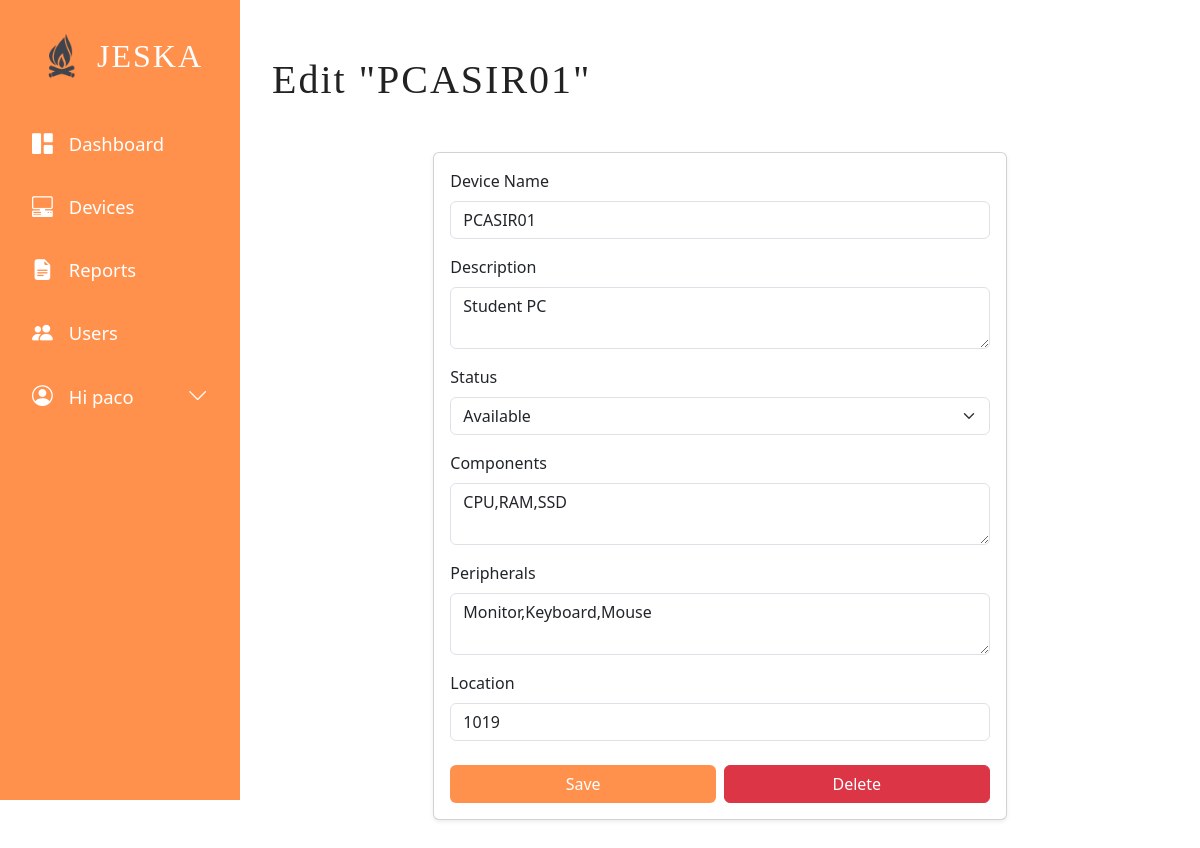
/devices/2/update (signed in), run on an earlier commit of the app's database.
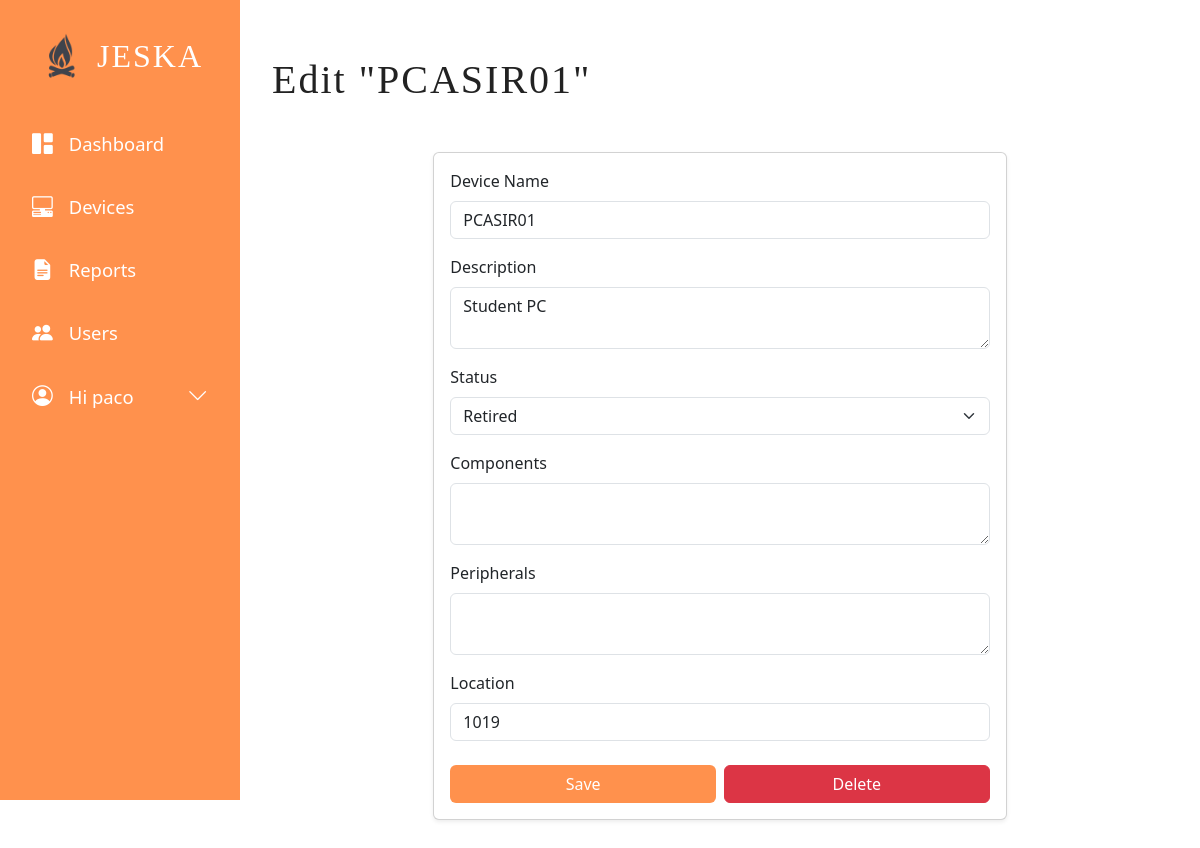
And on a later commit of the database.
### tables this page shows
CREATE TABLE devices (
  id INTEGER PRIMARY KEY AUTOINCREMENT,
  name VARCHAR NOT NULL UNIQUE,
  description TEXT,
  status VARCHAR,
  components VARCHAR,
  peripherals VARCHAR,
  location VARCHAR,
  buying_timestamp TIMESTAMP
);

### jeska/models/device.py (the view, shortened to what this page needs)
@bp.route('/<int:id>/update', methods=('GET', 'POST'))
@login_required
def update(id):
    device = get_device(id)
    return render_template('device/update.html', device=device)

### jeska/models/auth.py (called while the page is built)
@bp.before_app_request
def load_logged_in_user():
    user_id = session.get('user_id')
    if user_id is None:
        g.user = None
    else:
        g.user = get_db().execute(
            'SELECT * FROM users WHERE id = ?', (user_id,)
        ).fetchone()

def login_required(view):
    @functools.wraps(view)
    def wrapped_view(**kwargs):
        if g.user is None:
            return redirect(url_for('auth.login'))
        return view(**kwargs)
    return wrapped_view

### jeska/models/db.py (called while the page is built)
def get_db():
    if 'db' not in g:
        g.db = sqlite3.connect(
            current_app.config['DATABASE'],
            detect_types=sqlite3.PARSE_DECLTYPES
        )
        g.db.row_factory = sqlite3.Row
    return g.db

### jeska/models/device.py (called while the page is built)
def get_device(id, check_author=True):
    device = get_db().execute(
        'SELECT d.id, d.name, d.description, d.status, d.components, d.peripherals, d.location, d.buying_timestamp'
        ' FROM devices d'
        ' WHERE d.id = ?',
        (id,)
    ).fetchone()
    if device is None:
        abort(404, f"Device id {id} doesn't exist.")
    return device

### jeska/templates/device/update.html (shortened to what this page needs)
{% extends 'base.html' %}
{% block header %}
  <h1>{% block title %}Edit "{{ device['name'] }}"{% endblock %}</h1>
{% endblock %}
{% block content %}
  <div class="container mt-5">
    <div class="row justify-content-center">
      <div class="col-md-8">
        <div class="card shadow-sm">
          <div class="card-body">
            <form method="post">
              <div class="mb-3">
                <label for="name" class="form-label">Device Name</label>
                <input name="name" id="name" class="form-control" value="{{ request.form['name'] or device['name'] }}" required>
              </div>
              <div class="mb-3">
                <label for="description" class="form-label">Description</label>
                <textarea name="description" id="description" class="form-control">{{ request.form['description'] or device['description'] }}</textarea>
              </div>
              <div class="mb-3">
                <label for="status" class="form-label">Status</label>
                <select name="status" id="status" class="form-select" required>
                  <option value="Available" {% if (request.form['status'] or device['status']) == 'Available' %}selected{% endif %}>Available</option>
                  <option value="Retired" {% if (request.form['status'] or device['status']) == 'Retired' %}selected{% endif %}>Retired</option>
                </select>
              </div>
              <div class="mb-3">
                <label for="components" class="form-label">Components</label>
                <textarea name="components" id="components" class="form-control">{{ request.form['components'] or device['components'] }}</textarea>
              </div>
              <div class="mb-3">
                <label for="peripherals" class="form-label">Peripherals</label>
                <textarea name="peripherals" id="peripherals" class="form-control">{{ request.form['peripherals'] or device['peripherals'] }}</textarea>
              </div>
              <div class="mb-3">
                <label for="location" class="form-label">Location</label>
                <input name="location" id="location" class="form-control" value="{{ request.form['location'] or device['location'] }}" required>
              </div>
              <div class="d-flex gap-2 mt-4">
                <button type="submit" class="btn btn-primary w-50">Save</button>
                <form action="{{ url_for('device.delete', id=device['id']) }}" method="post" class="w-50">
                  <button type="submit" class="btn btn-danger w-50" onclick="return confirm('Are you sure?');">Delete</button>
                </form>
              </div>
            </form>
          </div>
        </div>
      </div>
    </div>
  </div>
{% endblock %}

What changed in the data, as far as the page shows it:
changed devices "PCASIR01": status (not shown) → "Retired"; components "CPU,RAM,SSD" → (not shown); peripherals "Monitor,Keyboard,Mouse" → (not shown)
Also different on the page:
form field status: "Available" → (not shown)
